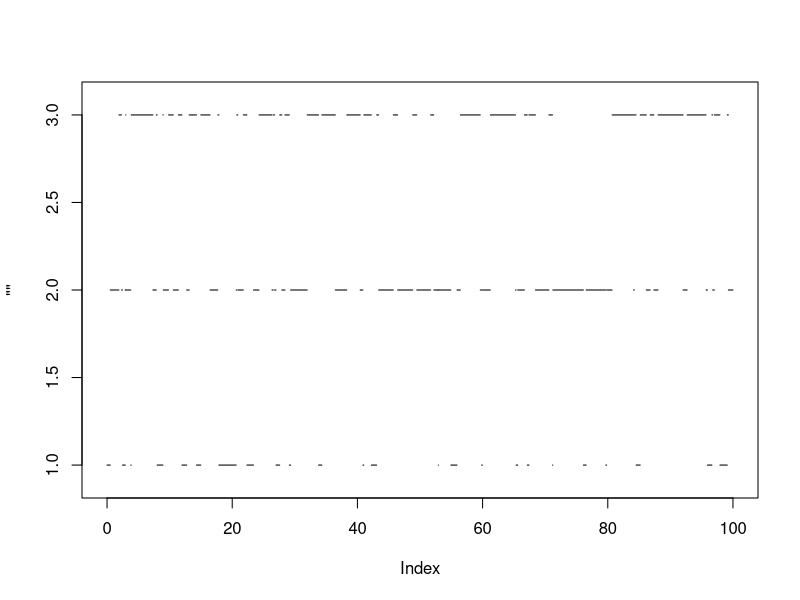

Reproduce this figure in R.

markproc <- function(ini,holding,emb,end)
{
time <- 0
state <- ini
outmat <- c(0,0,0)
while (time <= end) {
	old <- time
	time <- rexp(1,holding[state]) + time
		outmat <- rbind(outmat,c(old,state,min(end,time)))
	initial <- rep(0,length(holding))
	initial[state]<-1
	state <- markov(initial,emb,1)[2]
}
return(outmat[-1,])
}
markov <- function(init,p,n) { 
simlist <- numeric(n+1)
states <- 1:length(init)
simlist[1] <- sample(states,1,prob=init)
for (i in 2:(n+1)) 
	{ simlist[i] <- sample(states,1,prob=p[simlist[i-1],]) }
simlist
}


init <- 1
holding <-c(2,1,1)
embed <- matrix(c(0,1/2,1/2,1/4,0,3/4,1/4,3/4,0),byrow=T,nrow=3)
end <- 200
dat <- markproc(init,holding,embed,end)
time <- 0  
rate2 <- 0
rows <- dim(dat)[1]
for (j in 1:rows) {
	if (dat[j,2] != 1) next
		time <- time + dat[j,3]-dat[j,1]
		rate2 <- rate2 + 1 + sum(  (dat[,3] < (dat[j,3]+1)) & (dat[,3] >dat[j,3]))
	}
time/end
time/sum(dat[,2] == 1) # avg length of time
rate2/rows

#fromiouti/dat[10829,3]
init <- 1
holding <-c(2,1,1)
embed <- matrix(c(0,1/2,1/2,1/4,0,3/4,1/4,3/4,0),byrow=T,nrow=3)
end <- 100
dat <- markproc(init,holding,embed,end)
plot("", xlim=c(0,end), ylim=c(.9,3.1))

rows <- dim(dat)[1]
id1 <- (1:rows)[dat[,2]==1]
for (i in 1:length(id1)) {
	lines(dat[id1[i],c(1,3)],c(1,1))
}
id2 <- (1:rows)[dat[,2]==2]
for (i in 1:length(id2)) {
	lines(dat[id2[i],c(1,3)],c(2,2))
}
id3 <- (1:rows)[dat[,2]==3]
for (i in 1:length(id3)) {
	lines(dat[id3[i],c(1,3)],c(3,3))
}
